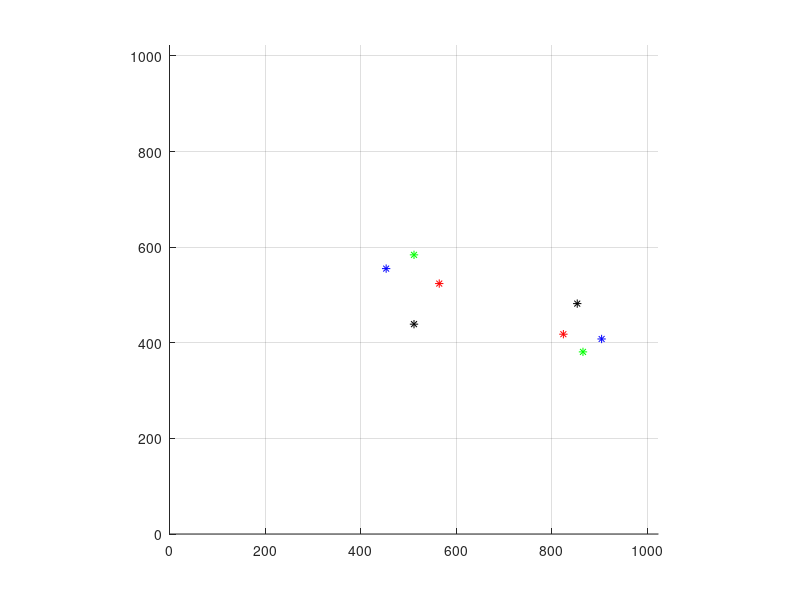

Write MATLAB code to recreate this figure.
%% ground truth values
p1_gnd = [10.563 2.483];
p2_gnd = [0 14.5];
p3_gnd = [-11.655 8.741];
p4_gnd = [0 -14.5];

% ground truth unit vectors
p1_gnd_norm = p1_gnd/norm(p1_gnd);
p2_gnd_norm = p2_gnd/norm(p2_gnd);
p3_gnd_norm = p3_gnd/norm(p3_gnd);
p4_gnd_norm = p4_gnd/norm(p4_gnd);

%% ground truth point-to-point vectors
p12_gnd = p2_gnd-p1_gnd; % 1 -> 2
p21_gnd = p1_gnd-p2_gnd; % 2 -> 1
p23_gnd = p3_gnd-p2_gnd; % 2 -> 3
p32_gnd = p2_gnd-p3_gnd; % 3 -> 2
p34_gnd = p4_gnd-p3_gnd; % 3 -> 4
p43_gnd = p3_gnd-p4_gnd; % 4 -> 3
p14_gnd = p4_gnd-p1_gnd; % 1 -> 4
p41_gnd = p1_gnd-p4_gnd; % 4 -> 1
% additional vectors
p13_gnd = p3_gnd-p1_gnd; % 1 -> 3
p31_gnd = p1_gnd-p3_gnd; % 3 -> 1
p24_gnd = p4_gnd-p2_gnd; % 2 -> 4
p42_gnd = p2_gnd-p4_gnd; % 4 -> 2
% associated normalized vectors
p12_gnd_norm = p12_gnd/norm(p12_gnd);
p21_gnd_norm = p21_gnd/norm(p21_gnd);
p23_gnd_norm = p23_gnd/norm(p23_gnd);
p32_gnd_norm = p32_gnd/norm(p32_gnd);
p34_gnd_norm = p34_gnd/norm(p34_gnd);
p43_gnd_norm = p43_gnd/norm(p43_gnd);
p14_gnd_norm = p14_gnd/norm(p14_gnd);
p41_gnd_norm = p41_gnd/norm(p41_gnd);

p13_gnd_norm = p13_gnd/norm(p13_gnd);
p31_gnd_norm = p31_gnd/norm(p31_gnd);
p24_gnd_norm = p24_gnd/norm(p24_gnd);
p42_gnd_norm = p42_gnd/norm(p42_gnd);

%% ground truth angles between each point
theta1_gnd = acos(p12_gnd_norm*p14_gnd_norm');
theta2_gnd = acos(p23_gnd_norm*p21_gnd_norm');
theta3_gnd = acos(p32_gnd_norm*p34_gnd_norm');
theta4_gnd = acos(p41_gnd_norm*p43_gnd_norm');

%% angles between p-to-p norm vectors and horizontal x axis
beta12_gnd = atan2(p12_gnd_norm(2),p12_gnd_norm(1));
beta21_gnd = atan2(p21_gnd_norm(2),p21_gnd_norm(1));
beta23_gnd = atan2(p23_gnd_norm(2),p23_gnd_norm(1));
beta32_gnd = atan2(p32_gnd_norm(2),p32_gnd_norm(1));
beta34_gnd = atan2(p34_gnd_norm(2),p34_gnd_norm(1));
beta43_gnd = atan2(p43_gnd_norm(2),p43_gnd_norm(1));
beta14_gnd = atan2(p14_gnd_norm(2),p14_gnd_norm(1));
beta41_gnd = atan2(p41_gnd_norm(2),p41_gnd_norm(1));

%% rotation matrices for getting p-to-p frames
R12 = [cos(beta12_gnd) sin(beta12_gnd); -sin(beta12_gnd) cos(beta12_gnd)];
R21 = [cos(beta21_gnd) sin(beta21_gnd); -sin(beta21_gnd) cos(beta21_gnd)];
R23 = [cos(beta23_gnd) sin(beta23_gnd); -sin(beta23_gnd) cos(beta23_gnd)];
R32 = [cos(beta32_gnd) sin(beta32_gnd); -sin(beta32_gnd) cos(beta32_gnd)];
R34 = [cos(beta34_gnd) sin(beta34_gnd); -sin(beta34_gnd) cos(beta34_gnd)];
R43 = [cos(beta43_gnd) sin(beta43_gnd); -sin(beta43_gnd) cos(beta43_gnd)];
R14 = [cos(beta14_gnd) sin(beta14_gnd); -sin(beta14_gnd) cos(beta14_gnd)];
R41 = [cos(beta41_gnd) sin(beta41_gnd); -sin(beta41_gnd) cos(beta41_gnd)];

%% import data
load('A.mat');
p1 = rawStarData(:,[1 5]);
p2 = rawStarData(:,[2 6]);
p3 = rawStarData(:,[3 7]);
p4 = rawStarData(:,[4 8]);

scale = 5;
offset = 0.5*[1023 1023];

figure(1)
clf
grid on
hold on
axis equal
set(gca,'xlim',[0 1023], 'ylim',[0 1023]);

p1_gnd_plot = plot(scale*p1_gnd(1)+offset(1),scale*p1_gnd(2)+offset(2),'r-*');
p2_gnd_plot = plot(scale*p2_gnd(1)+offset(1),scale*p2_gnd(2)+offset(2),'g-*');
p3_gnd_plot = plot(scale*p3_gnd(1)+offset(1),scale*p3_gnd(2)+offset(2),'b-*');
p4_gnd_plot = plot(scale*p4_gnd(1)+offset(1),scale*p4_gnd(2)+offset(2),'k-*');

p1_plot = plot(p1(1,1),p1(1,2),'r-*');
p2_plot = plot(p2(1,1),p2(1,2),'g-*');
p3_plot = plot(p3(1,1),p3(1,2),'b-*');
p4_plot = plot(p4(1,1),p4(1,2),'k-*');

for i = 1:size(rawStarData,1)
    % calculate point-to-point vectors
    p12 = p2(i,:)-p1(i,:);
    p23 = p3(i,:)-p2(i,:);
    p34 = p4(i,:)-p3(i,:);
    p41 = p1(i,:)-p4(i,:);
    p21 = -p12;
    p32 = -p23;
    p43 = -p34;
    p14 = -p41;

    % normalize all the vectors
    p12_norm = p12/norm(p12);
    p23_norm = p23/norm(p23);
    p34_norm = p34/norm(p34);
    p41_norm = p41/norm(p41);
    p21_norm = p21/norm(p21);
    p32_norm = p32/norm(p32);
    p43_norm = p43/norm(p43);
    p14_norm = p14/norm(p14);
    
    % check validity of the points
    %{
    valid = [0 0 0 0];
    valid(1) = p1(i,:) ~= [1023 1023];
    valid(2) = p2(i,:) ~= [1023 1023];
    valid(3) = p3(i,:) ~= [1023 1023];
    valid(4) = p4(i,:) ~= [1023 1023];
    %}
    % get angles of valid points
    angles = 0;
    %if (valid(1) && valid(2))
        
    %end
    
    % redraw
    set(p1_plot,'xdata',p1(i,1),'ydata',p1(i,2));
    set(p2_plot,'xdata',p2(i,1),'ydata',p2(i,2));
    set(p3_plot,'xdata',p3(i,1),'ydata',p3(i,2));
    set(p4_plot,'xdata',p4(i,1),'ydata',p4(i,2));
    drawnow
    pause(0.01)
end